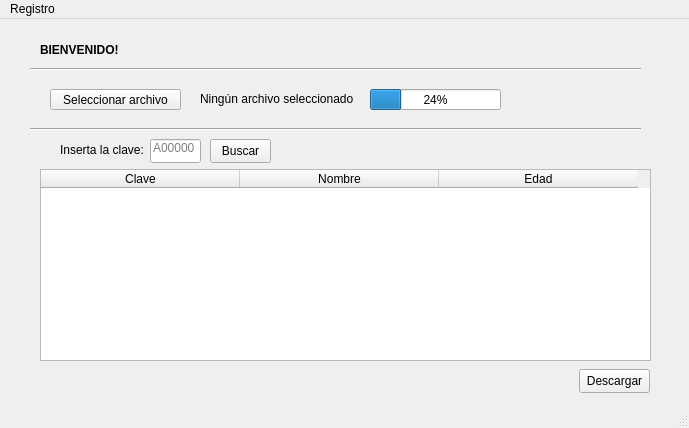
<?xml version="1.0" encoding="UTF-8"?>
<ui version="4.0">
 <class>MainWindow</class>
 <widget class="QMainWindow" name="MainWindow">
  <property name="geometry">
   <rect>
    <x>0</x>
    <y>0</y>
    <width>689</width>
    <height>428</height>
   </rect>
  </property>
  <property name="windowTitle">
   <string>MainWindow</string>
  </property>
  <widget class="QWidget" name="centralwidget">
   <widget class="QProgressBar" name="BarArchivo">
    <property name="geometry">
     <rect>
      <x>370</x>
      <y>70</y>
      <width>131</width>
      <height>21</height>
     </rect>
    </property>
    <property name="value">
     <number>24</number>
    </property>
   </widget>
   <widget class="Line" name="line">
    <property name="geometry">
     <rect>
      <x>30</x>
      <y>40</y>
      <width>611</width>
      <height>21</height>
     </rect>
    </property>
    <property name="orientation">
     <enum>Qt::Orientation::Horizontal</enum>
    </property>
   </widget>
   <widget class="QPushButton" name="btnSelect">
    <property name="geometry">
     <rect>
      <x>50</x>
      <y>70</y>
      <width>131</width>
      <height>21</height>
     </rect>
    </property>
    <property name="text">
     <string>Seleccionar archivo</string>
    </property>
   </widget>
   <widget class="QLabel" name="lblArchivo">
    <property name="geometry">
     <rect>
      <x>200</x>
      <y>70</y>
      <width>161</width>
      <height>21</height>
     </rect>
    </property>
    <property name="text">
     <string>Ningún archivo seleccionado</string>
    </property>
    <property name="textInteractionFlags">
     <set>Qt::TextInteractionFlag::LinksAccessibleByMouse|Qt::TextInteractionFlag::TextSelectableByMouse</set>
    </property>
   </widget>
   <widget class="QTableWidget" name="tblArchivo">
    <property name="geometry">
     <rect>
      <x>40</x>
      <y>150</y>
      <width>611</width>
      <height>192</height>
     </rect>
    </property>
    <property name="minimumSize">
     <size>
      <width>601</width>
      <height>192</height>
     </size>
    </property>
    <property name="verticalScrollBarPolicy">
     <enum>Qt::ScrollBarPolicy::ScrollBarAsNeeded</enum>
    </property>
    <property name="horizontalScrollBarPolicy">
     <enum>Qt::ScrollBarPolicy::ScrollBarAsNeeded</enum>
    </property>
    <property name="sizeAdjustPolicy">
     <enum>QAbstractScrollArea::SizeAdjustPolicy::AdjustToContents</enum>
    </property>
    <property name="alternatingRowColors">
     <bool>false</bool>
    </property>
    <property name="updateThreshold">
     <number>200</number>
    </property>
    <property name="columnCount">
     <number>3</number>
    </property>
    <attribute name="horizontalHeaderCascadingSectionResizes">
     <bool>true</bool>
    </attribute>
    <attribute name="horizontalHeaderMinimumSectionSize">
     <number>40</number>
    </attribute>
    <attribute name="horizontalHeaderDefaultSectionSize">
     <number>199</number>
    </attribute>
    <column>
     <property name="text">
      <string>Clave</string>
     </property>
    </column>
    <column>
     <property name="text">
      <string>Nombre</string>
     </property>
    </column>
    <column>
     <property name="text">
      <string>Edad</string>
     </property>
    </column>
   </widget>
   <widget class="QLineEdit" name="txtClave">
    <property name="geometry">
     <rect>
      <x>150</x>
      <y>120</y>
      <width>51</width>
      <height>24</height>
     </rect>
    </property>
    <property name="inputMask">
     <string notr="true"/>
    </property>
    <property name="text">
     <string/>
    </property>
    <property name="cursorPosition">
     <number>0</number>
    </property>
    <property name="alignment">
     <set>Qt::AlignmentFlag::AlignLeading|Qt::AlignmentFlag::AlignLeft|Qt::AlignmentFlag::AlignTop</set>
    </property>
    <property name="placeholderText">
     <string>A00000</string>
    </property>
   </widget>
   <widget class="QPushButton" name="pushButton">
    <property name="geometry">
     <rect>
      <x>210</x>
      <y>120</y>
      <width>61</width>
      <height>24</height>
     </rect>
    </property>
    <property name="text">
     <string>Buscar</string>
    </property>
   </widget>
   <widget class="QLabel" name="label">
    <property name="geometry">
     <rect>
      <x>60</x>
      <y>120</y>
      <width>101</width>
      <height>21</height>
     </rect>
    </property>
    <property name="text">
     <string>Inserta la clave:</string>
    </property>
   </widget>
   <widget class="Line" name="line_2">
    <property name="geometry">
     <rect>
      <x>30</x>
      <y>100</y>
      <width>611</width>
      <height>21</height>
     </rect>
    </property>
    <property name="orientation">
     <enum>Qt::Orientation::Horizontal</enum>
    </property>
   </widget>
   <widget class="QLabel" name="label_2">
    <property name="geometry">
     <rect>
      <x>40</x>
      <y>20</y>
      <width>111</width>
      <height>21</height>
     </rect>
    </property>
    <property name="font">
     <font>
      <bold>true</bold>
     </font>
    </property>
    <property name="text">
     <string>BIENVENIDO!</string>
    </property>
   </widget>
   <widget class="QPushButton" name="btnDescargar">
    <property name="geometry">
     <rect>
      <x>579</x>
      <y>350</y>
      <width>71</width>
      <height>24</height>
     </rect>
    </property>
    <property name="text">
     <string>Descargar</string>
    </property>
   </widget>
  </widget>
  <widget class="QMenuBar" name="menubar">
   <property name="geometry">
    <rect>
     <x>0</x>
     <y>0</y>
     <width>689</width>
     <height>21</height>
    </rect>
   </property>
   <widget class="QMenu" name="menuRegistro">
    <property name="title">
     <string>Registro</string>
    </property>
   </widget>
   <addaction name="menuRegistro"/>
  </widget>
  <widget class="QStatusBar" name="statusbar"/>
 </widget>
 <resources/>
 <connections/>
</ui>
